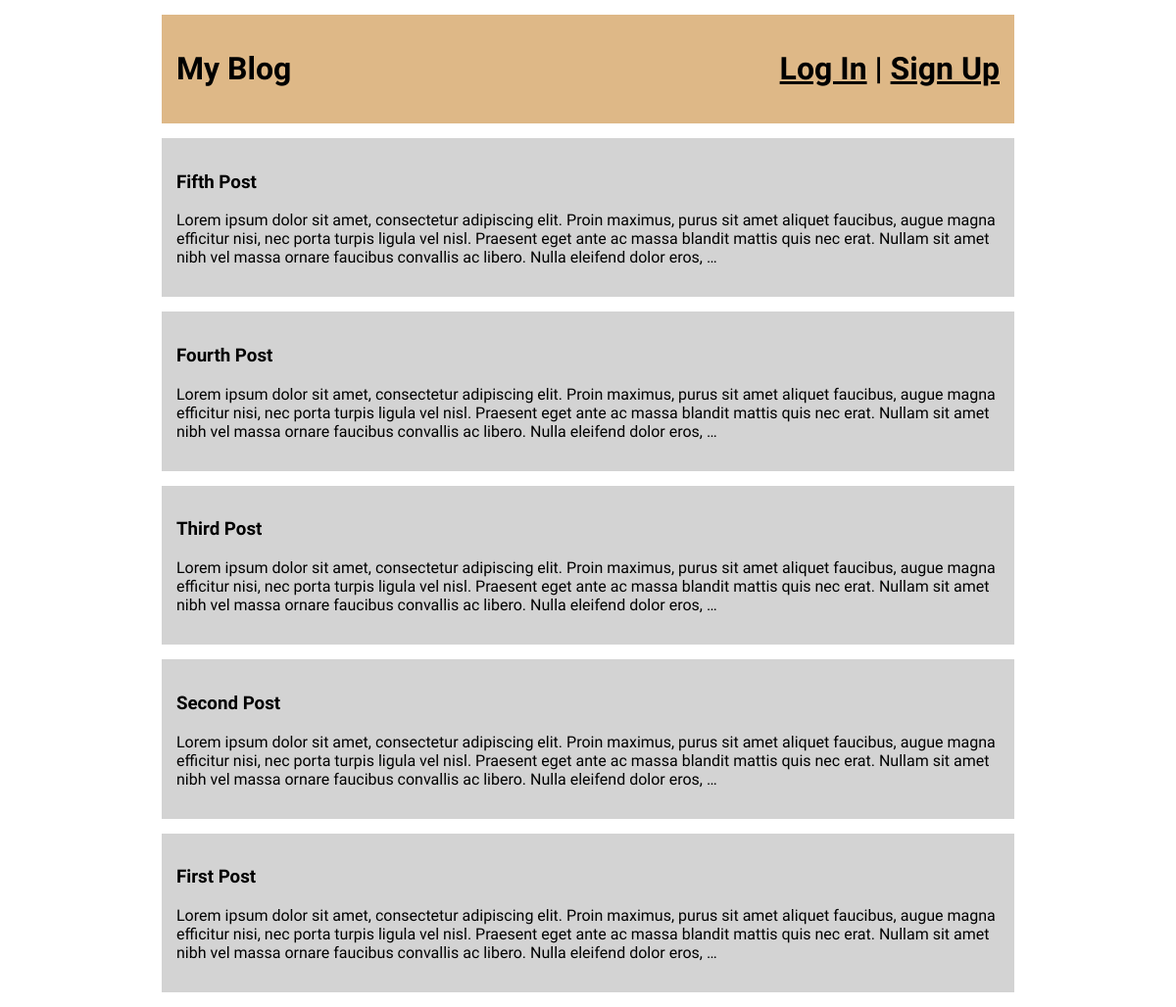
The app's page /, older data.
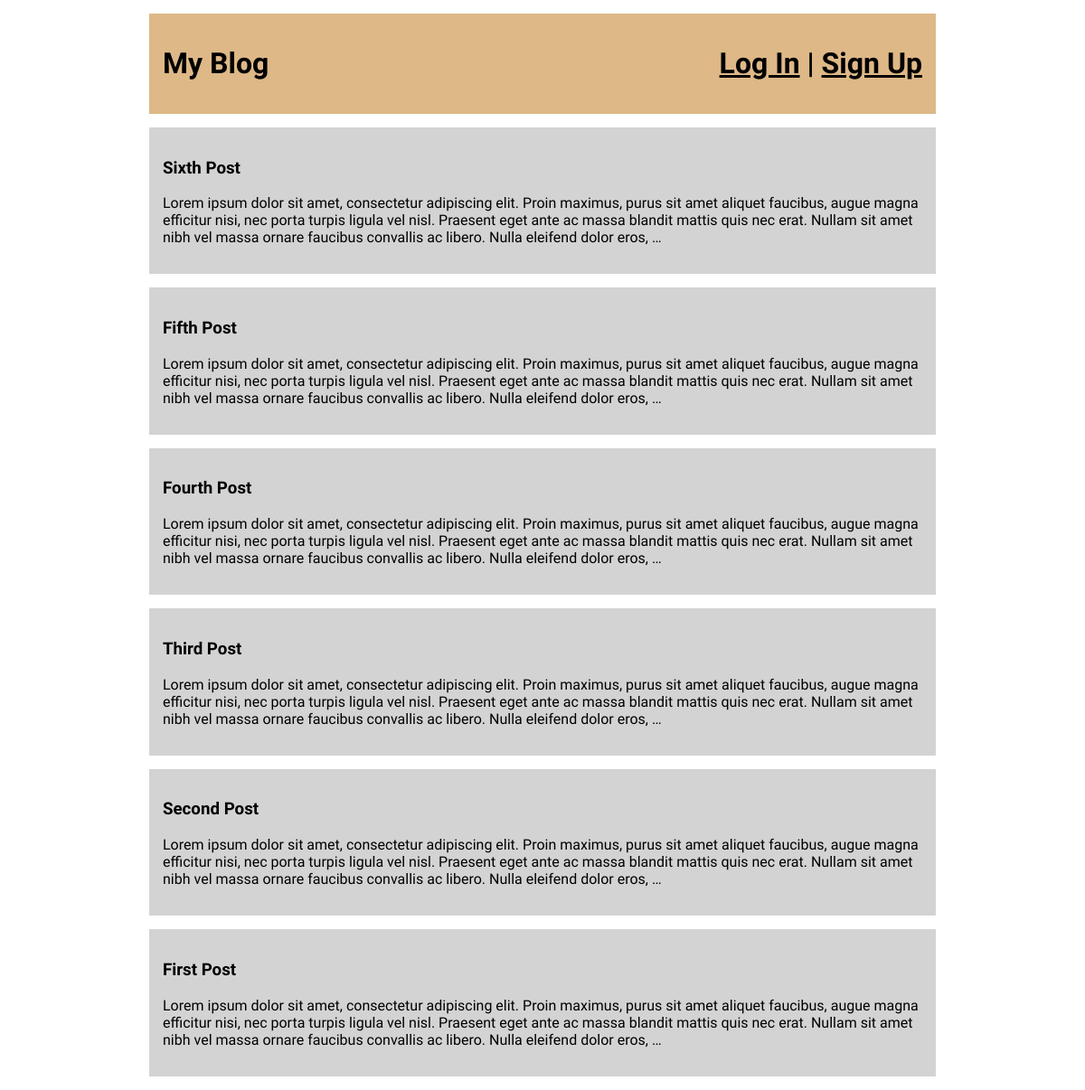
The same page, newer data.
### main/models.py (models this page shows, shortened)
class BlogPost(models.Model):
    title = models.CharField(max_length=100)
    body = models.TextField()
    publication_date = models.DateTimeField(default=timezone.now)
    author = models.ForeignKey(
        to=settings.AUTH_USER_MODEL,
        on_delete=models.SET(get_deleted_user),
    )

### main/views.py (the view)
# urls.py: path('', HomePageView.as_view(), name='homepage'),
class HomePageView(ListView):
    def get_queryset(self):
        return BlogPost.objects.order_by('-publication_date')

### main/templates/main/blogpost_list.html (shortened to what this page needs)
{% extends 'main/base.html' %}
{% block content %}
    {% for post in blogpost_list %}
        <a href="{% url 'main:post_detail' post.pk %}">
            <div class="item">
                <h3>{{ post.title|escape }}</h3>
                {{ post.body|truncatewords:50|escape|linebreaks }}
            </div>
        </a>
    {% endfor %}
{% endblock content %}

Row changes from the older to the newer data that the page shows:
added BlogPost: title "Sixth Post", body "Lorem ipsum dolor sit amet, consectetur adipiscing elit. Proin maximus, purus sit amet aliquet faucibus, augue magna efficitur nisi, nec porta turpis ligula vel nisl. Praesent eget ante ac massa blandit mattis quis nec erat. Nullam sit amet nibh vel massa ornare faucibus convallis ac libero. Nulla eleifend dolor eros, …"
